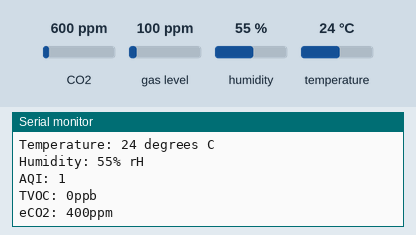
The program below on a simulated ESP32. On the bench: the last lines printed to the serial monitor. Inputs (shaded band) come from the test bench; at power-on: CO2 600 ppm, gas level 100 ppm, humidity 55 %, temperature 24 °C.

Above: at 1.2 s.
1.3 s: CO2 set to 452 ppm
At 1.3 s:
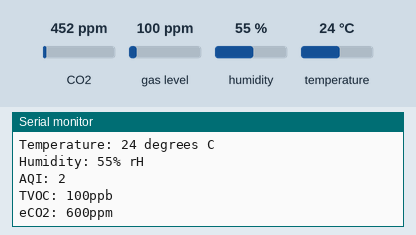
2.8 s: gas level set to 20 ppm
At 4.1 s:
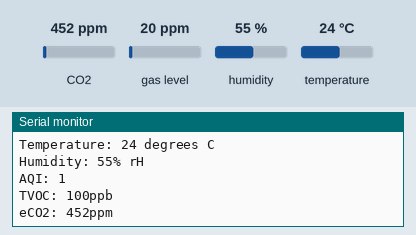
4.3 s: humidity set to 22 %
At 5.4 s:
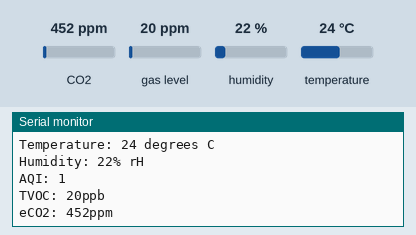
5.8 s: temperature set to 12 °C
Timing chart, 0 to 8.3 s (numbered marks = the images above; inputs shaded):
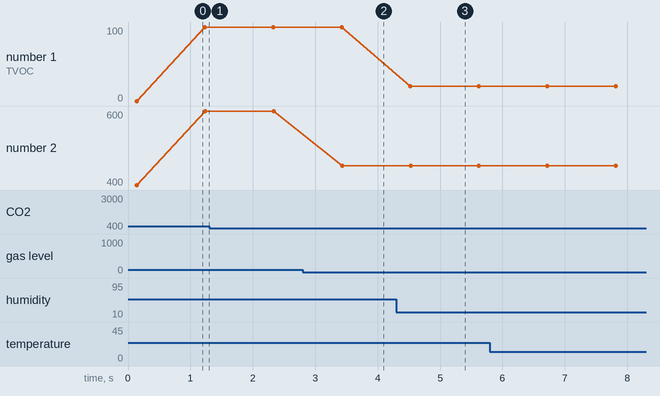

The program:

main.cpp
```cpp
/***************************************************************************
  ENS160 + AHT21 sensor (standard reading mode)
  Connections from sensors to esp_32:
  VIN - to 3V3 esp_32 pin
  3V3 - DON't CONNECT (weak power)
  GND - to GND esp_32 pin
  SCL - to GPIO_22 esp_32 pin
  SDA - to GPIO_21 esp_32 pin
 ***************************************************************************/

#include <Wire.h>
#include <Adafruit_AHTX0.h>    // AHT21 library
#include "ScioSense_ENS160.h"  // ENS160 library

Adafruit_AHTX0 aht;

int tempC;  //celsjus degrees
int humidity; //relative humidity (0 to 100%)

ScioSense_ENS160      ens160(ENS160_I2CADDR_1);

int aqi = 0;  //air quality index (1 to 5)
int tvoc = 0; //total volatile Organic Compounds  ppb concentration (0 - 65 000 ppb)
int eco2 = 0; //CO2 equivalent (400 to 65 000 ppm)

void setup() {
  Serial.begin(9600);
  Serial.println("#-----/ENS160 (Indoor Air Quiality) + AHT21 (temperature,humidity)/-----#");

  ens160.begin();
  Serial.println(ens160.available() ? "done." : "failed!");
  if (ens160.available()) {
    // Print ENS160 versions
    Serial.print("\tRev: "); Serial.print(ens160.getMajorRev());
    Serial.print("."); Serial.print(ens160.getMinorRev());
    Serial.print("."); Serial.println(ens160.getBuild());

    Serial.print("\tStandard mode ");
    Serial.println(ens160.setMode(ENS160_OPMODE_STD) ? "done." : "failed!");
  }else{
    Serial.print("Connect following (not connected):");
    Serial.print("GND - to ESP32 GND");
    Serial.print("VIN - to ESP32 3V3");
    Serial.print("SCL - to ESP32 GPIO 22");
    Serial.print("SDA - to ESP32 GPIO 21");
  }


  if (! aht.begin()) {
    Serial.println("Could not find AHT? Check wiring");
    while (1) delay(10);
  }

}


void loop() {

  ///// AHT20 start
  sensors_event_t humidity1, temp;
  aht.getEvent(&humidity1, &temp);// populate temp and humidity objects with fresh data
  tempC = (temp.temperature);
  humidity = (humidity1.relative_humidity);

  Serial.print("Temperature: ");
  Serial.print(tempC);
  Serial.println(" degrees C");

  Serial.print("Humidity: ");
  Serial.print(humidity);
  Serial.println("% rH");

  if (ens160.available()) {
    aqi = ens160.getAQI();
    tvoc = ens160.getTVOC();
    eco2 = ens160.geteCO2();

    // Give values to Air Quality Sensor.
    ens160.set_envdata(tempC, humidity);

    ens160.measure(true);
    ens160.measureRaw(true);

    Serial.print("AQI: ");
    Serial.println(aqi);

    Serial.print("TVOC: ");
    Serial.print(tvoc);
    Serial.println("ppb");


    Serial.print("eCO2: ");
    Serial.print(eco2);
    Serial.println("ppm");

    //Serial.print("R HP0: ");Serial.print(ens160.getHP0());Serial.print("Ohm\t");
    //Serial.print("R HP1: ");Serial.print(ens160.getHP1());Serial.print("Ohm\t");
    //Serial.print("R HP2: ");Serial.print(ens160.getHP2());Serial.print("Ohm\t");
    //Serial.print("R HP3: ");Serial.print(ens160.getHP3());Serial.println("Ohm");
  }
  delay(1000);

}


/*
Temperature: 28 degrees C
Humidity: 55% rH
AQI: 1
TVOC: 27ppb
eCO2: 409ppm

*/
```

Measured:
- after the input at 4.3 s, the serial monitor: prints a new line after 0.23 s (image 3)
